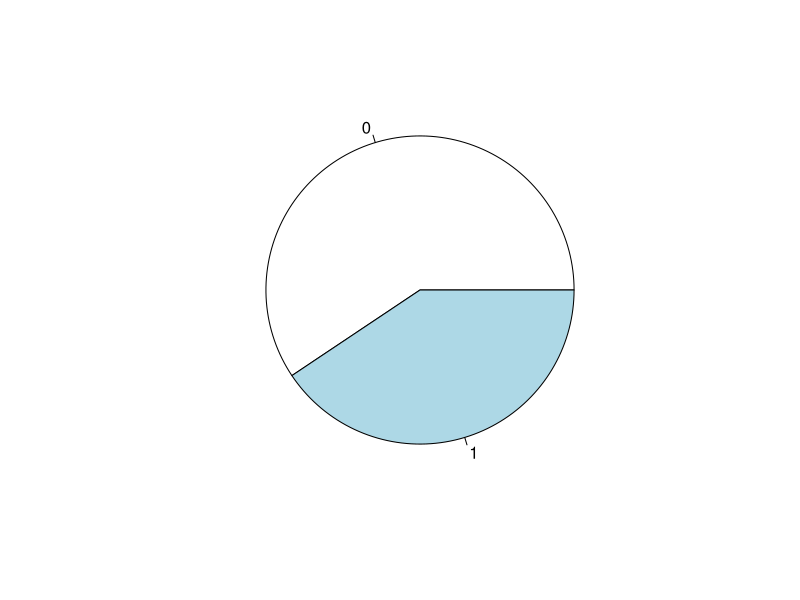
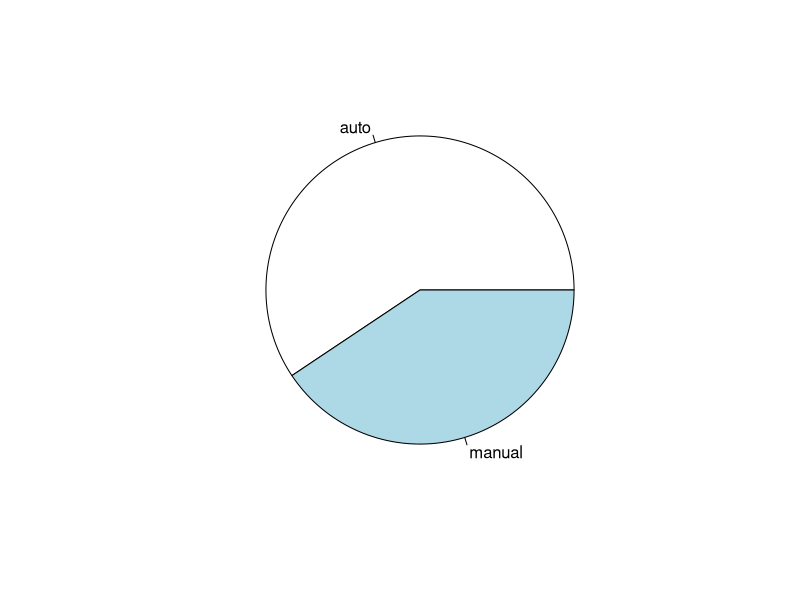
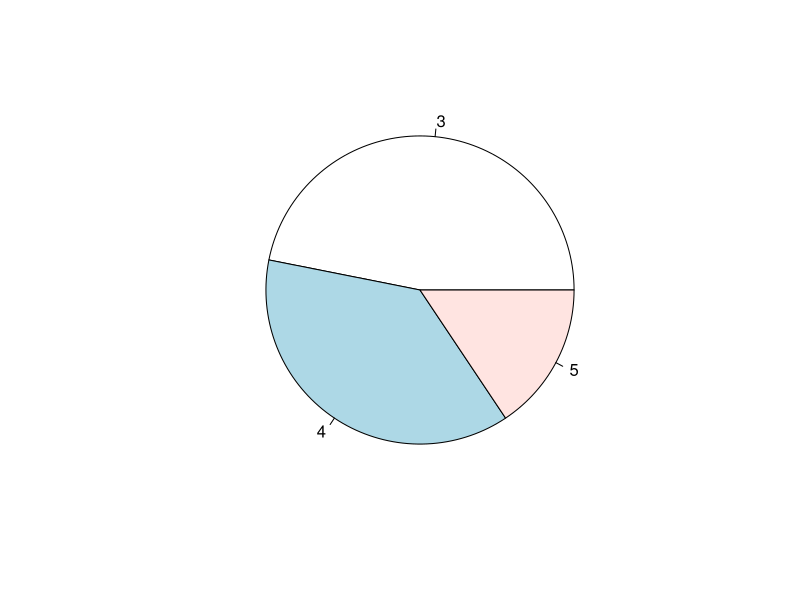
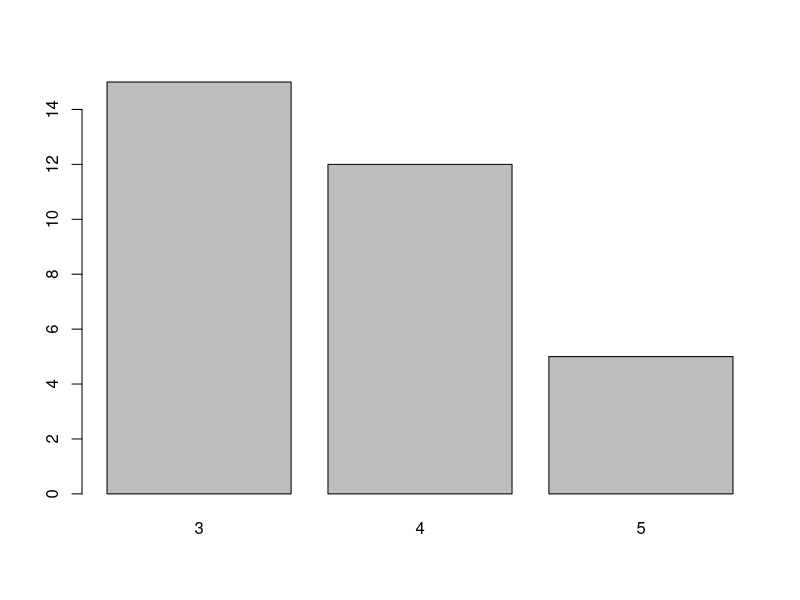
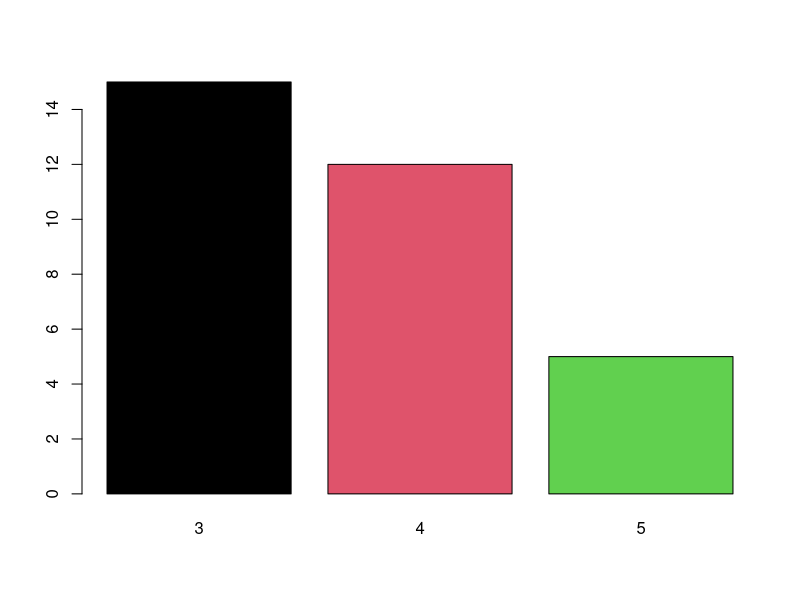
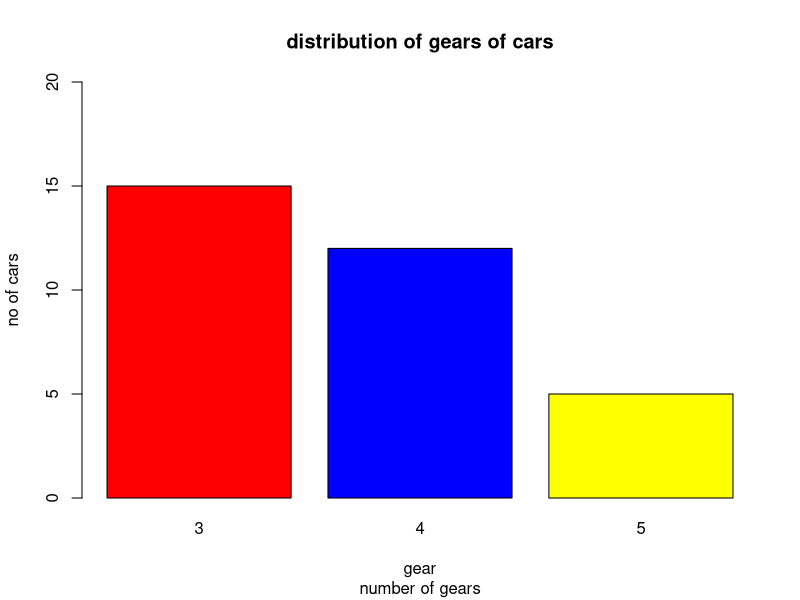
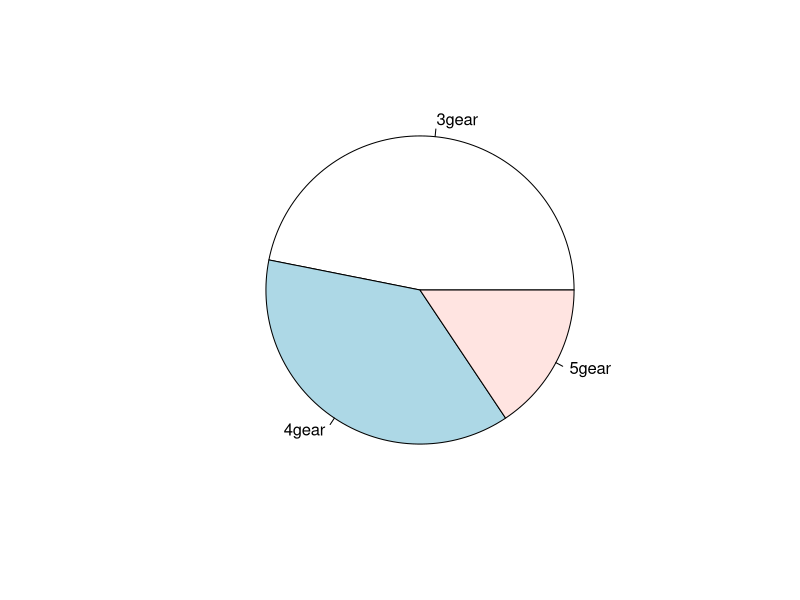

Recreate these plots in R, in order.
#analysis of datasets using dplyr
#file name dplyr_mtcars.R
library(dplyr)
?mtcars
#structure of a data set
str(mtcars) #structure
dim(mtcars) #dimensions
names(mtcars) ; colnames(mtcars) #column names
rownames(mtcars) #rownames
summary(mtcars) #summary of dataset

#summary activity on mtcars
t1=table(mtcars$am)
pie(t1)
19/32*360
pie(t1,labels=c('auto','manual'))
t2=table(mtcars$gear)
t2
pie(t2)
barplot(t2)
barplot(t2,col=1:3)
barplot(t2,col=c('red','blue','yellow'),xlab='gear',ylab='no of cars',ylim=c(0,20))
title(main='distribution of gears of cars',sub='number of gears')
pie(t2,labels=c('3gear','4gear','5gear'))
#using dplyr %>% is chaining function
mtcars %>% select(mpg) %>% slice(c(1:5,10)) #slice is for rows, select is for columns
mtcars %>% select(mpg,gear) %>% slice(c(1:5,10))
mtcars %>% arrange(mpg) #ascending order of mileage
mtcars %>% arrange(am,desc(mpg)) %>% select(am,mpg) #ascending order of am, descending order of mpg
mtcars %>% mutate(rn=rownames(mtcars)) %>% select(rn,mpg) #display row names with mpg
mtcars %>% slice(c(1,5,7))
mtcars %>% sample_n(3)
mtcars %>% sample_frac(.5)
mtcars %>% select(sample(x=c(1:11),size=2)) %>% head
sample(x=1:11,size=10)
mtcars %>% mutate(newmpg=mpg*1.1)
mutate(mtcars, newmpg=mpg*1.2)
#type of tx, mean(mgp)
mtcars %>% group_by(am) %>% summarise(Meanmpg=mean(mpg))
mtcars %>% group_by(am) %>% summarise(Meanmpg=mean(mpg),MaxHp=max(hp),MinWt=min(wt))

